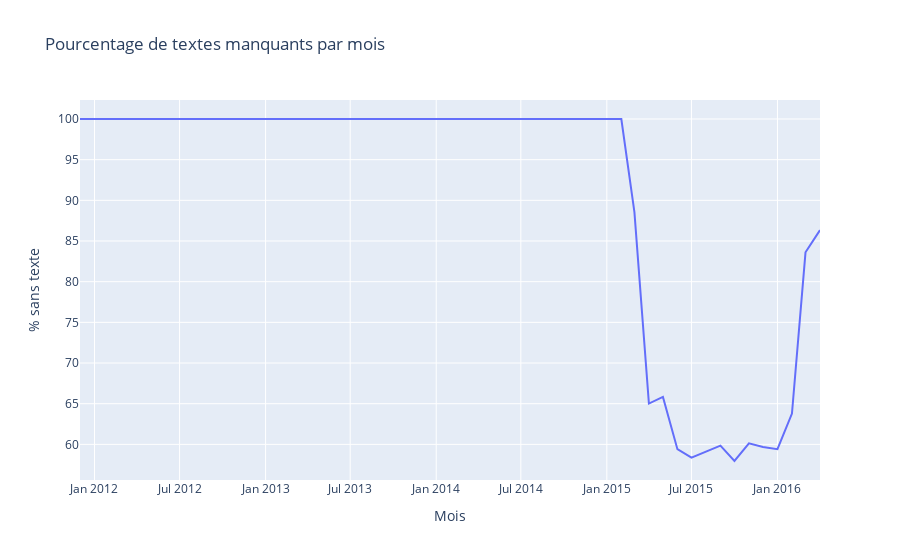

Notebook code cell kept with this figure:
### Markdown cell above
**Pourcentage de textes manquants par mois/années**

### Code cell
# Extrait le mois/année de date_received
df_time = (
  df
  .with_columns([
    pl.col("date_received")
      .str.strptime(pl.Date, "%m/%d/%Y")
      .dt.truncate("1mo")
      .alias("month")
  ])
  .with_columns([
    pl.when(pl.col("consumer_complaint_narrative").is_null())
      .then(1).otherwise(0)
      .alias("is_missing")
  ])
  .group_by("month")
  .agg([
    pl.sum("is_missing").alias("nb_missing"),
    (pl.sum("is_missing")/pl.len()*100).alias("pct_missing")
  ])
  .sort("month")
  .to_pandas()
)

fig = px.line(
    df_time,
    x="month", y="pct_missing",
    title="Pourcentage de textes manquants par mois",
    labels={"pct_missing":"% sans texte", "month":"Mois"}
)
fig.show()

### Figure 1 — Plotly figure (JSON) as saved in the notebook; plotly's stock layout.template omitted (floating-point values rounded to 4 significant figures)
{"data": [{"hovertemplate": "Mois=%{x}<br>% sans texte=%{y}<extra></extra>", "legendgroup": "", "line": {"color": "#636efa", "dash": "solid"}, "marker": {"symbol": "circle"}, "mode": "lines", "name": "", "orientation": "v", "showlegend": false, "type": "scatter", "x": ["2011-12-01T00:00:00.000", "2012-01-01T00:00:00.000", "2012-02-01T00:00:00.000", "2012-03-01T00:00:00.000", "2012-04-01T00:00:00.000", "2012-05-01T00:00:00.000", "2012-06-01T00:00:00.000", "2012-07-01T00:00:00.000", "2012-08-01T00:00:00.000", "2012-09-01T00:00:00.000", "2012-10-01T00:00:00.000", "2012-11-01T00:00:00.000", "2012-12-01T00:00:00.000", "2013-01-01T00:00:00.000", "2013-02-01T00:00:00.000", "2013-03-01T00:00:00.000", "2013-04-01T00:00:00.000", "2013-05-01T00:00:00.000", "2013-06-01T00:00:00.000", "2013-07-01T00:00:00.000", "2013-08-01T00:00:00.000", "2013-09-01T00:00:00.000", "2013-10-01T00:00:00.000", "2013-11-01T00:00:00.000", "2013-12-01T00:00:00.000", "2014-01-01T00:00:00.000", "2014-02-01T00:00:00.000", "2014-03-01T00:00:00.000", "2014-04-01T00:00:00.000", "2014-05-01T00:00:00.000", "2014-06-01T00:00:00.000", "2014-07-01T00:00:00.000", "2014-08-01T00:00:00.000", "2014-09-01T00:00:00.000", "2014-10-01T00:00:00.000", "2014-11-01T00:00:00.000", "2014-12-01T00:00:00.000", "2015-01-01T00:00:00.000", "2015-02-01T00:00:00.000", "2015-03-01T00:00:00.000", "2015-04-01T00:00:00.000", "2015-05-01T00:00:00.000", "2015-06-01T00:00:00.000", "2015-07-01T00:00:00.000", "2015-08-01T00:00:00.000", "2015-09-01T00:00:00.000", "2015-10-01T00:00:00.000", "2015-11-01T00:00:00.000", "2015-12-01T00:00:00.000", "2016-01-01T00:00:00.000", "2016-02-01T00:00:00.000", "2016-03-01T00:00:00.000", "2016-04-01T00:00:00.000"], "xaxis": "x", "y": [100.0, 100.0, 100.0, 100.0, 100.0, 100.0, 100.0, 100.0, 100.0, 100.0, 100.0, 100.0, 100.0, 100.0, 100.0, 100.0, 100.0, 100.0, 100.0, 100.0, 100.0, 100.0, 100.0, 100.0, 100.0, 100.0, 100.0, 100.0, 100.0, 100.0, 100.0, 100.0, 100.0, 100.0, 100.0, 100.0, 100.0, 100.0, 100.0, 88.55, 65.01, 65.84, 59.41, 58.37, 59.13, 59.85, 57.95, 60.12, 59.68, 59.41, 63.79, 83.61, 86.34], "yaxis": "y"}], "layout": {"legend": {"tracegroupgap": 0}, "title": {"text": "Pourcentage de textes manquants par mois"}, "xaxis": {"anchor": "y", "domain": [0, 1], "title": {"text": "Mois"}}, "yaxis": {"anchor": "x", "domain": [0, 1], "title": {"text": "% sans texte"}}}}
